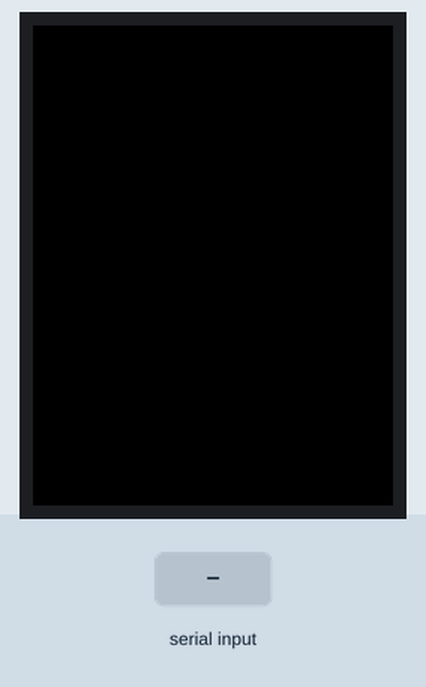
The sketch below on a simulated ESP32. On the bench: 240×320 colour display. Inputs (shaded band) come from the test bench. What the sketch prints to the serial monitor is not drawn.

Above: at 1.4 s.
1.5 s: "1" received over Serial
At 2.7 s:
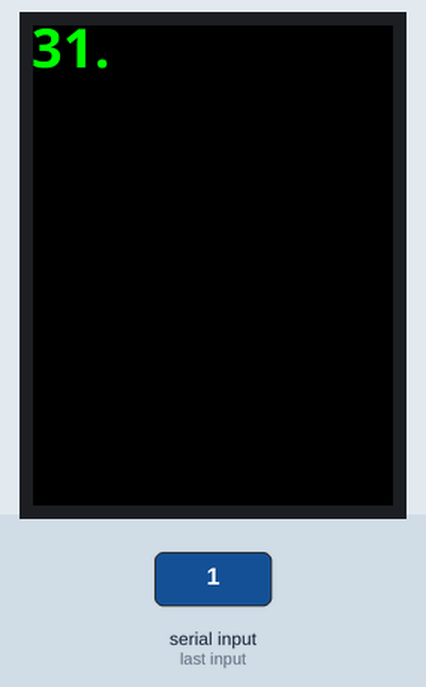
3.0 s: "0" received over Serial
At 4.0 s:
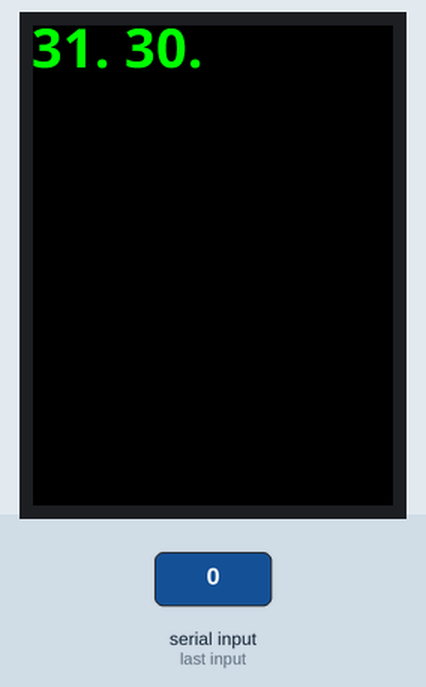
4.5 s: "2" received over Serial
At 5.2 s:
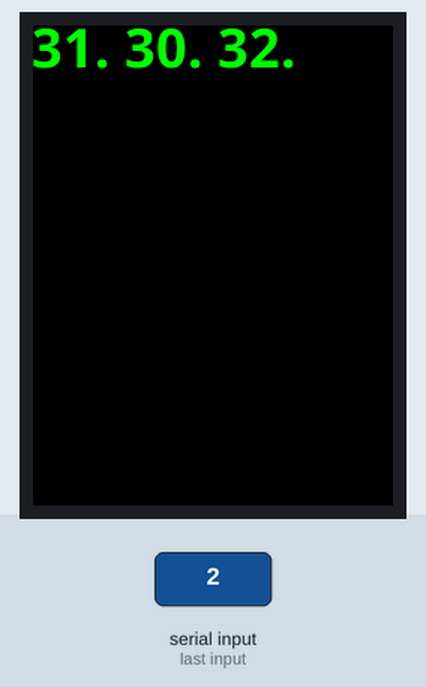
Timing chart, 0 to 7.5 s (numbered marks = the images above; inputs shaded):
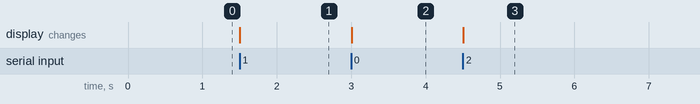

The sketch:

protocol_analyzer5_3v3.ino
```cpp
#include <SPI.h>
#include <TFT_eSPI.h>       // Hardware-specific library

#include "NotoSansBold15.h"
#include "NotoSansBold36.h"

// The font names are arrays references, thus must NOT be in quotes ""
#define AA_FONT_SMALL NotoSansBold15
#define AA_FONT_LARGE NotoSansBold36

TFT_eSPI tft = TFT_eSPI();

uint8_t command[8] = {0xf1,0xf1,0x00,0x00,0x00,0xc3,0x28,0xbe};

char    hex[5];
long    counter = 0;
unsigned long prev;

void setup() {
  // put your setup code here, to run once:
  Serial.begin(38400);
  prev = millis();

  tft.begin();
  tft.setRotation(0);
  tft.fillScreen(TFT_BLACK);
  tft.loadFont(AA_FONT_LARGE); // Load another different font

  tft.setTextColor(TFT_GREEN, TFT_BLACK, true);
  tft.setCursor(0, 0);
}

void loop() {

  if ((millis() - prev) > 2000) {

    for (int i = 0 ; i < 8 ; i++) Serial.write(command[i]);
    prev = millis();
    counter = 0;

  }

  if (Serial.available()) {
    uint8_t c = Serial.read();
    sprintf(hex, "%02x.", c);
    counter++;

    tft.print(hex);
    tft.print(" ");
  }
}
```

Notes.ino
```cpp
/*

Information notes only:
======================

//These are the text plotting alignment (reference datum point)

TL_DATUM = Top left (default)
TC_DATUM = Top centre
TR_DATUM = Top right

ML_DATUM = Middle left
MC_DATUM = Middle centre
MR_DATUM = Middle right

BL_DATUM = Bottom left
BC_DATUM = Bottom centre
BR_DATUM = Bottom right

L_BASELINE = Left character baseline (Line the 'A' character would sit on)
C_BASELINE = Centre character baseline
R_BASELINE = Right character baseline

// Basic colours already defined:

TFT_BLACK       0x0000
TFT_NAVY        0x000F
TFT_DARKGREEN   0x03E0
TFT_DARKCYAN    0x03EF
TFT_MAROON      0x7800
TFT_PURPLE      0x780F
TFT_OLIVE       0x7BE0
TFT_LIGHTGREY   0xC618
TFT_DARKGREY    0x7BEF
TFT_BLUE        0x001F
TFT_GREEN       0x07E0
TFT_CYAN        0x07FF
TFT_RED         0xF800
TFT_MAGENTA     0xF81F
TFT_YELLOW      0xFFE0
TFT_WHITE       0xFFFF
TFT_ORANGE      0xFDA0
TFT_GREENYELLOW 0xB7E0
TFT_PINK        0xFC9F


 */
```

Source omitted: toSansBold15.h (data table, 65732 bytes), oSansBold36.h (data table, 268239 bytes)

Measured:
- after the input at 1.5 s, the display: changes at once (image 1)
- after the input at 3.0 s, the display: changes at once (image 2)
- after the input at 4.5 s, the display: changes at once (image 3)
